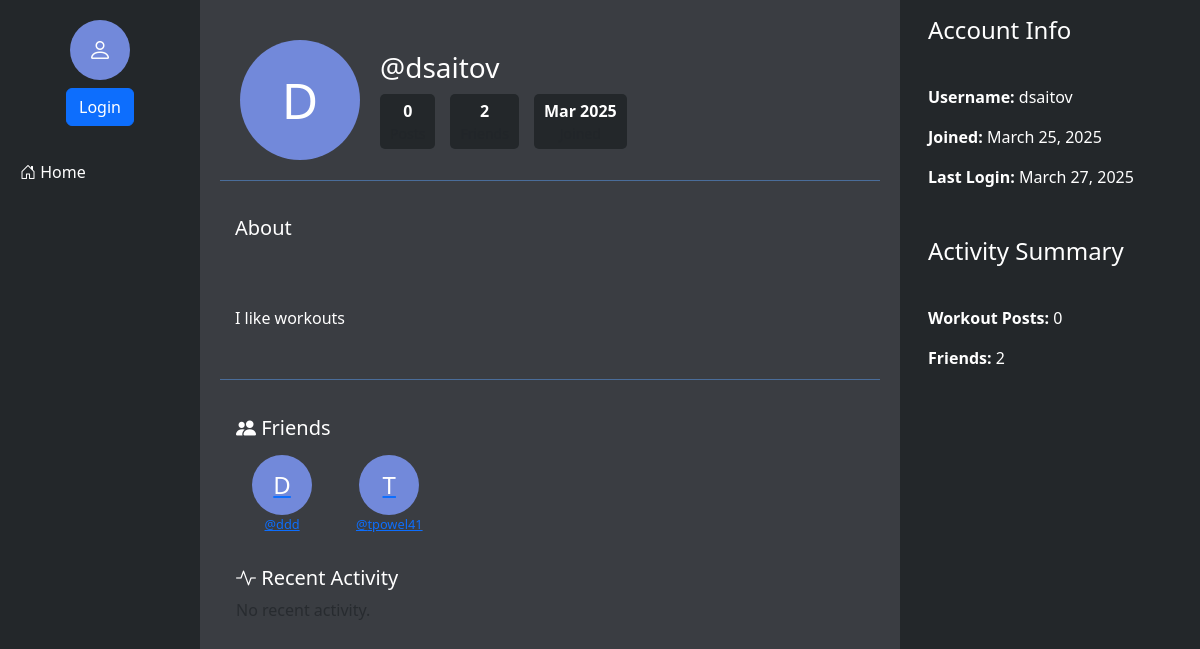
Page /profile/dsaitov/ on the committed database.
### main/models.py (models this page shows)
class User(AbstractUser):
    name = models.CharField(max_length=200, null=True)
    email = models.EmailField(unique=True, null=True)
    bio = models.TextField(null=True)
    avatar = models.ImageField(null=True, default="avatar.svg")
    profile_picture = models.ImageField(upload_to='profile_images/', null=True, blank=True)
    groups = models.ManyToManyField(
        'auth.Group',
        related_name='main_user_set',
        blank=True,
        help_text='The groups this user belongs to.',
        verbose_name='groups',
    )
    user_permissions = models.ManyToManyField(
        'auth.Permission',
        related_name='main_user_set',
        blank=True,
        help_text='Specific permissions for this user.',
        verbose_name='user permissions',
    )
    USERNAME_FIELD = 'email'
    REQUIRED_FIELDS = ['username']  # Username is required for AbstractUser
    class Meta:
        app_label = 'main'
        db_table = 'main_user'

### main/views.py (the view, shortened to what this page needs)
# urls.py: path('profile/<str:username>/', views.profile, name='profile'),
def profile(request, username):
    profile_user = get_object_or_404(User, username=username)
    is_friend = False
    friend_request_sent = False
    friend_request_received = False
    if request.method == 'POST' and request.user.is_authenticated and request.user == profile_user:
        if 'bio' in request.POST:
            profile_user.bio = request.POST.get('bio')
            profile_user.save()
            messages.success(request, "Bio updated successfully!")
            return redirect('profile', username=username)
    friends = []
    friendships = Friendship.objects.filter(
        Q(user1=profile_user) | Q(user2=profile_user)
    )
    for friendship in friendships:
        if friendship.user1 == profile_user:
            friends.append(friendship.user2)
        else:
            friends.append(friendship.user1)
    context = {
        'profile_user': profile_user,
        'is_friend': is_friend,
        'friend_request_sent': friend_request_sent,
        'friend_request_received': friend_request_received,
        'friends': friends,
    }
    return render(request, 'profile.html', context)

### templates/profile.html (shortened to what this page needs)
<!DOCTYPE html>
<html lang="en">
<head>
    <link href="https://cdn.jsdelivr.net/npm/bootstrap@5.3.0/dist/css/bootstrap.min.css" rel="stylesheet">
    <link rel="stylesheet" href="https://cdn.jsdelivr.net/npm/bootstrap-icons@1.10.0/font/bootstrap-icons.css">
</head>
<body>
    <div class="container-fluid">
        <div class="row">
            <div class="col-2 left-column">
                {% include 'partials/sidebar.html' %}
            </div>
            <div class="col-7 center-column">
                <div class="profile-header">
                    <div class="profile-image">
                        {% if profile_user.profile_picture %}
                            <img src="{{ profile_user.profile_picture.url }}" alt="Profile Picture" class="img-thumbnail" style="width: 120px; height: 120px; object-fit: cover; border-radius: 50%;">
                        {% else %}
                            <div class="profile-circle" style="width: 120px; height: 120px; font-size: 50px;">
                                {{ profile_user.username.0|upper }}
                            </div>
                        {% endif %}
                    </div>
                    <div class="profile-info">
                        <h3>@{{ profile_user.username }}</h3>
                        <div class="profile-stats">
                            <div class="stat-item">
                                <div><strong>{{ workout_count|default:"0" }}</strong></div>
                                <div class="small text-muted">Posts</div>
                            </div>
                            <div class="stat-item">
                                <div><strong>{{ friends|length }}</strong></div>
                                <div class="small text-muted">Friends</div>
                            </div>
                            <div class="stat-item">
                                <div><strong>{{ profile_user.date_joined|date:"M Y" }}</strong></div>
                                <div class="small text-muted">Joined</div>
                            </div>
                        </div>
                    </div>
                </div>
                <div class="bio-section">
                    <h5>
                        About
                    </h5>
                    <div id="bio-display" class="bio-text">
                        {% if profile_user.bio %}
                            {{ profile_user.bio }}
                        {% else %}
                            <p class="text-muted">No bio available.</p>
                        {% endif %}
                    </div>
                </div>
                <div class="p-3">
                    <h5><i class="bi bi-people-fill"></i> Friends</h5>
                    <div class="friend-grid">
                        {% if friends %}
                            {% for friend in friends %}
                                <div class="friend-item">
                                    <a href="{% url 'profile' friend.username %}">
                                        {% if friend.profile_picture %}
                                            <img src="{{ friend.profile_picture.url }}" alt="{{ friend.username }}" class="friend-avatar">
                                        {% else %}
                                            <div class="profile-circle" style="width: 60px; height: 60px; font-size: 24px;">
                                                {{ friend.username.0|upper }}
                                            </div>
                                        {% endif %}
                                        <div class="friend-name">@{{ friend.username }}</div>
                                    </a>
                                </div>
                            {% endfor %}
                        {% else %}
                            <p class="text-muted">No friends yet.</p>
                        {% endif %}
                    </div>
                </div>
                <div class="p-3">
                    <h5><i class="bi bi-activity"></i> Recent Activity</h5>
                    {% if workout_requests %}
                        {% for request in workout_requests %}
                            <div class="card mb-3">
                                <div class="card-body">
                                    <h6 class="card-title">{{ request.body_part }} Workout</h6>
                                    <p class="card-text">
                                        <small class="text-muted">{{ request.date }} at {{ request.time }}</small><br>
                                        Experience level: {{ request.experience_level }}
                                    </p>
                                </div>
                            </div>
                        {% endfor %}
                    {% else %}
                        <p class="text-muted">No recent activity.</p>
                    {% endif %}
                </div>
            </div>
            <div class="col-3 right-column">
                <div class="right-top">
                    <h4 class="p-3">Account Info</h4>
                    <div class="p-3">
                        <p><strong>Username:</strong> {{ profile_user.username }}</p>
                        <p><strong>Joined:</strong> {{ profile_user.date_joined|date:"F d, Y" }}</p>
                        <p><strong>Last Login:</strong> {{ profile_user.last_login|date:"F d, Y" }}</p>
                    </div>
                </div>
                <div class="right-bottom">
                    <h4 class="p-3">Activity Summary</h4>
                    <div class="p-3">
                        <p><strong>Workout Posts:</strong> {{ workout_count|default:"0" }}</p>
                        <p><strong>Friends:</strong> {{ friends|length }}</p>
                    </div>
                </div>
            </div>
        </div>
    </div>
</body>
</html>

### templates/profile.html (style rules this page uses)
body { background-color: #2C2F33; color: #ffffff; }
.left-column { background-color: #23272A; color: #ffffff; }
.center-column { background-color: #3A3D42; color: #ffffff; min-height: 100vh; padding: 20px; }
.right-column { background-color: #23272A; color: #ffffff; min-height: 100vh; }
.profile-header { display: flex; align-items: center; margin-bottom: 20px; padding: 20px; border-bottom: 1px solid #4A6D9A; }
.profile-image { margin-right: 20px; }
.profile-info { flex-grow: 1; }
.profile-stats { display: flex; gap: 15px; margin-top: 10px; }
.stat-item { text-align: center; padding: 5px 10px; border-radius: 5px; background-color: #23272A; }
.bio-section { padding: 15px; margin-bottom: 20px; border-bottom: 1px solid #4A6D9A; }
.bio-text { padding: 10px 0; white-space: pre-line; }
.friend-grid { display: grid; grid-template-columns: repeat(auto-fill, minmax(80px, 1fr)); gap: 15px; margin-top: 15px; }
.friend-item { display: flex; flex-direction: column; align-items: center; text-align: center; }
.friend-name { font-size: 0.8rem; width: 100%; overflow: hidden; text-overflow: ellipsis; white-space: nowrap; }

### templates/partials/sidebar.html (style rules this page uses)
.left-column { background-color: #23272A; color: #ffffff; min-height: 100vh; padding: 20px 0; }
.profile-circle { background-color: #7289DA; color: white; border-radius: 50%; display: flex; align-items: center; justify-content: center; font-size: 1.5rem; width: 60px; height: 60px; margin: 0 auto; }

### rows in the picture
User: username.0 "D", username "dsaitov", date_joined "Mar 2025", bio "I like workouts", date_joined "March 25, 2025", last_login "March 27, 2025"
User: username.0 "D", username "ddd"
User: username.0 "T", username "tpowel41"

### other values in the picture
{{ workout_count|default:"0" }} "0"
{{ friends|length }} "2"
